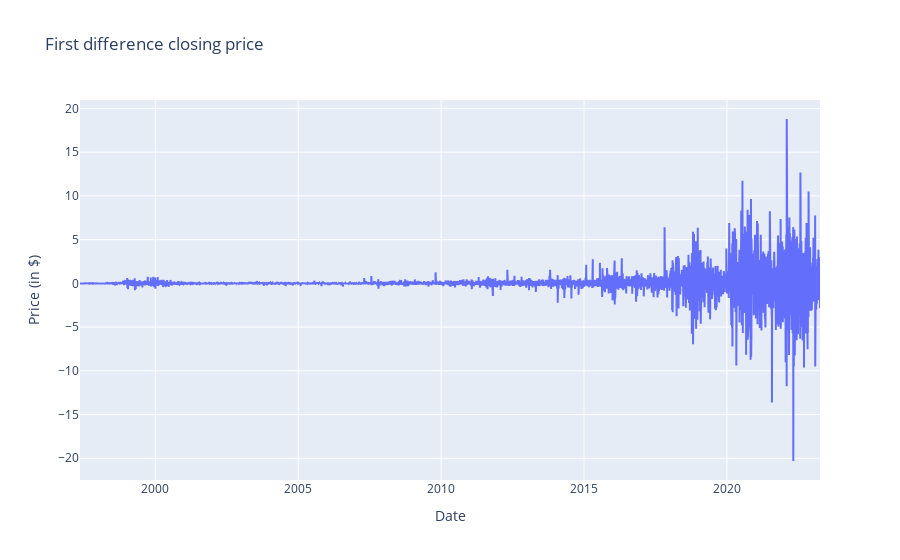

The notebook cell this image was saved under:
### Code cell
#Question 8: Plot time series the first difference of stock price and explain your finding
fig=go.Figure(data=[go.Scatter(name = 'Close',x= data['Date'],y= change)])
fig.update_layout(title="First difference closing price",xaxis_title="Date", yaxis_title="Price (in $)")
fig.show()

### Figure 1 — Plotly figure (JSON) as saved in the notebook; plotly's stock layout.template omitted (floating-point values rounded to 4 significant figures; data arrays with more than 128 entries replaced by an {"elided": "..."} marker saying what was removed)
{"data": [{"name": "Close", "type": "scatter", "x": {"elided": "6516 str values"}, "y": {"elided": "6515 float values"}}], "layout": {"title": {"text": "First difference closing price"}, "xaxis": {"title": {"text": "Date"}}, "yaxis": {"title": {"text": "Price (in $)"}}}}
